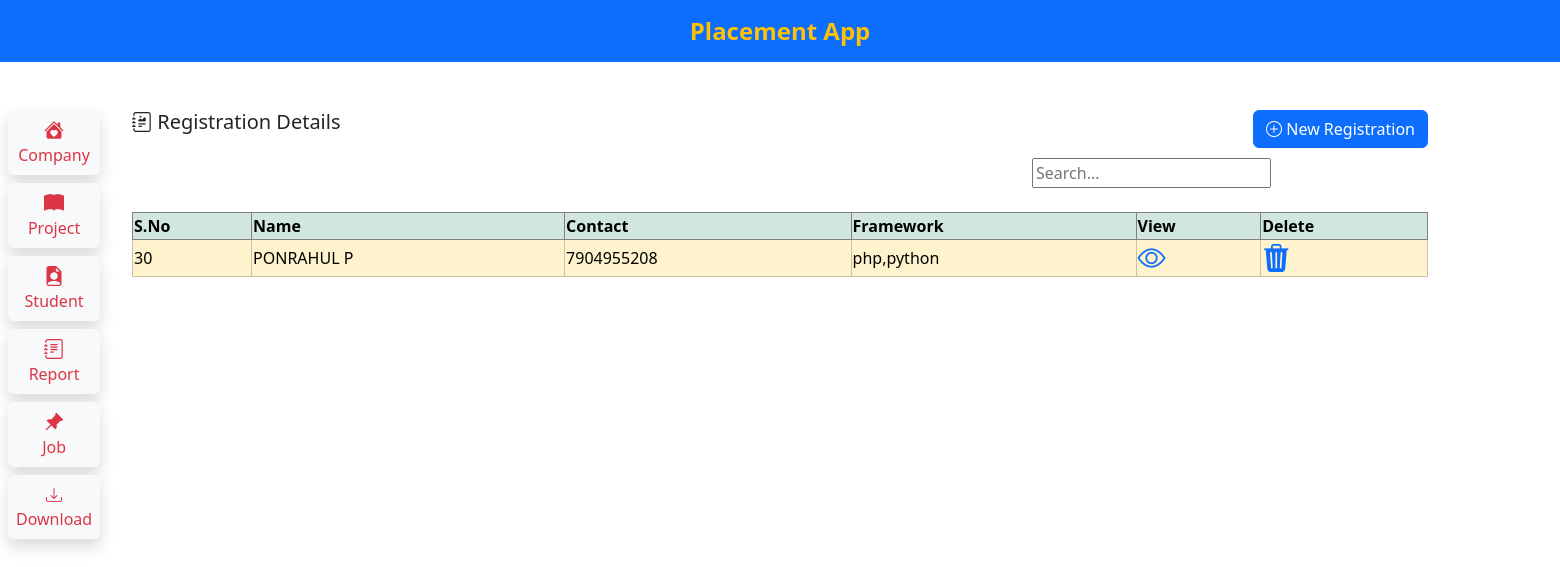
/projectregister/table.php, run on the app's committed database.
### tables this page shows
CREATE TABLE `tblreg1` (
  `id` int(255) NOT NULL AUTO_INCREMENT,
  `name` varchar(255) NOT NULL,
  `contact` varchar(255) NOT NULL,
  `email` varchar(255) NOT NULL,
  `framework` varchar(255) NOT NULL,
  `education` varchar(255) NOT NULL,
  `joining_date` date NOT NULL,
  `mail` varchar(255) NOT NULL,
  `resume` varchar(255) NOT NULL,
  `task` varchar(255) NOT NULL,
  `created_at` timestamp NOT NULL DEFAULT current_timestamp() ON UPDATE current_timestamp(),
  `updated_at` timestamp NOT NULL DEFAULT current_timestamp() ON UPDATE current_timestamp(),
  PRIMARY KEY (`id`)
);

### projectregister/table.php (the view, shortened to what this page needs)
<!DOCTYPE html>
<html lang="en">
<head>
    <link href="https://cdn.jsdelivr.net/npm/bootstrap@5.3.3/dist/css/bootstrap.min.css" rel="stylesheet"
>
      <link rel="stylesheet" href="https://cdn.jsdelivr.net/npm/bootstrap-icons@1.11.3/font/bootstrap-icons.min.css">
      <link rel="stylesheet" href="https://cdn.jsdelivr.net/npm/bootstrap-icons@1.11.3/font/bootstrap-icons.min.css">
</head>
<body>
    <?php include("../navbar.php");?>
    <?php include("../sidebar.php");?>
    <div class="container mt-5">
    <div class="row">
        <div class="d-flex justify-content-between">
            <h5><i class="bi bi-journal-richtext"></i> Registration Details</h5>
            <a href="index.php" class="btn btn-primary"><i class="bi bi-plus-circle"></i> New Registration</a>
        </div>
        <div class="search">
        <input type="text" id="searchInput" class="form-label" placeholder="Search...">
        </div>
        <div class="col-md-12 table-responsive table table-success mt-3">
            <table id="example" class="display table-bordered" style="width:100%">
                <thead>
                <tr>
                    <th>S.No</th>
                    <th>Name</th>
                    <th>Contact</th>
                    <th>Framework</th>
                    <th>View</th>
                    <th>Delete</th>
                </tr>
                </thead>
                <tbody class="table-warning">
                <?php
                include("../dbconfig.php");
                $sql = "SELECT * FROM tblreg1";
                $result = $conn->query($sql);
                if ($result->num_rows > 0) {
                    while($row = $result->fetch_assoc()) {
                        echo "<tr>";
                        echo "<td class='id'>" . $row["id"] . "</td>";
                        echo "<td>" . $row["name"] . "</td>";
                        echo "<td>" . $row["contact"] . "</td>";
                        echo "<td>" . $row["framework"] . "</td>";
                        echo "<td>";
                        echo "<a href='view.php?mobile=".$row['contact']."'><i class='bi bi-eye h3'></i></a> ";
                        echo "</td>";
                        echo "<td>";
                        echo "<a href='delete.php?mobile=".$row['contact']."'><i class='bi bi-trash3-fill h3'></i>";
                        echo "</td>";
                        echo "</tr>";
                    }
                } else {
                    echo "<tr><td colspan='8' class='text-center'>No records found</td></tr>";
                }
                ?>
                </tbody>
            </table>
        </div>
    </div>
</div>
</body>
</html>

### projectregister/table.php (style rules this page uses)
.search { margin-left:900px; margin-top:10px; }

### data on the page
tblreg1: id "30", name "PONRAHUL P", contact "7904955208", framework "php,python"
